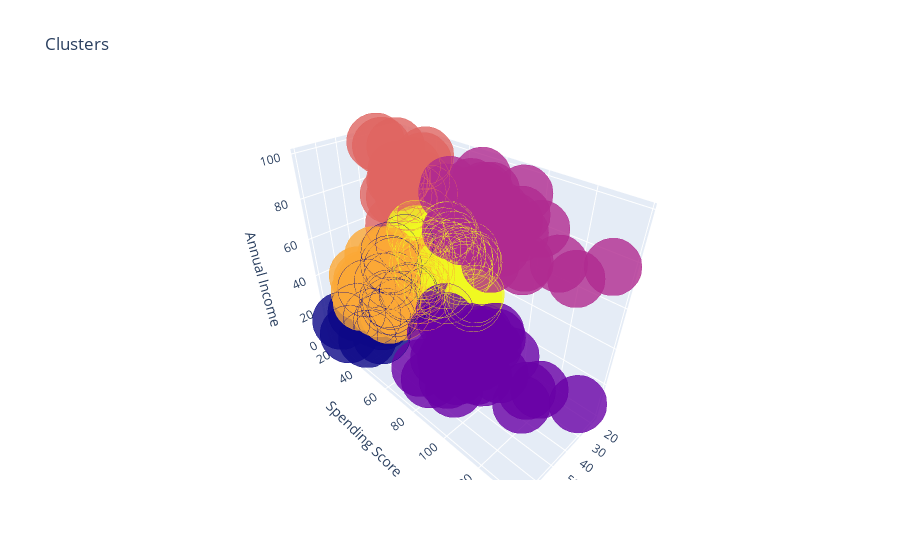

The code cell stored with this chart in its notebook:
### Code cell
# Clustering Menggunakan KMeans dari Sklearn
k_means = KMeans(n_clusters=6) # membuat objek KMeans dengan nilai k = 5
y_kmeans = k_means.fit_predict(X4) # menemukan cluster dari data
data_baru = data.copy() # membuat sebuah dataframe baru yang berisi data
data_baru['segmentasi'] = y_kmeans # menambahkan kolom segmentasi pada dataframe data_baru
filename = 'kmeans_' + data.columns[0] + ', ' + data.columns[1] + ' dan ' + data.columns[2] + ' dengan ' + str(6) + ' cluster.csv' # membuat sebuah variabel filename yang berisi nama kolom pada data dan nilai n_clusters
data_baru.to_csv(filename, index=False) # menyimpan dataframe data_baru ke dalam file csv

trace1 = go.Scatter3d( # membuat plot 3D dengan find cluster from scratch
    x= X4[:, 0], # berfungsi untuk mengatur nilai x pada plot
    y= X4[:, 1], # berfungsi untuk mengatur nilai y pada plot
    z= X4[:, 2], # berfungsi untuk mengatur nilai z pada plot
    mode='markers', # berfungsi untuk mengatur mode plot
        marker=dict( # berfungsi untuk mengatur warna pada plot
        color = y_kmeans, # berfungsi untuk mengatur warna pada plot
        size= 20, # berfungsi untuk mengatur ukuran plot
        line=dict( # berfungsi untuk mengatur warna garis pada plot
            color= y_kmeans, # berfungsi untuk mengatur warna garis pada plot
            width= 12 # berfungsi untuk mengatur lebar garis pada plot
        ), 
        opacity=0.8 # berfungsi untuk mengatur transparansi plot
        )
)
data_plot = [trace1] # berfungsi untuk mengatur data yang akan ditampilkan pada plot
layout = go.Layout(
    title= 'Clusters', # berfungsi untuk memberikan judul pada plot
    scene = dict(
            xaxis = dict(title  = 'Age'), # berfungsi untuk memberikan label pada sumbu x
            yaxis = dict(title  = 'Spending Score'), # berfungsi untuk memberikan label pada sumbu y
            zaxis = dict(title  = 'Annual Income') # berfungsi untuk memberikan label pada sumbu z
        )
)
fig = go.Figure(data=data_plot, layout=layout) # berfungsi untuk mengatur data dan layout pada plot
py.offline.iplot(fig) # berfungsi untuk menampilkan plot

### Figure 1 — Plotly figure (JSON) as saved in the notebook; plotly's stock layout.template omitted (floating-point values rounded to 4 significant figures; data arrays with more than 128 entries replaced by an {"elided": "..."} marker saying what was removed)
{"data": [{"marker": {"color": {"elided": "200 int values"}, "line": {"color": {"elided": "200 int values"}, "width": 12}, "opacity": 0.8, "size": 20}, "mode": "markers", "type": "scatter3d", "x": {"elided": "200 int values"}, "y": {"elided": "200 int values"}, "z": {"elided": "200 int values"}}], "layout": {"scene": {"xaxis": {"title": {"text": "Age"}}, "yaxis": {"title": {"text": "Spending Score"}}, "zaxis": {"title": {"text": "Annual Income"}}}, "title": {"text": "Clusters"}}}
